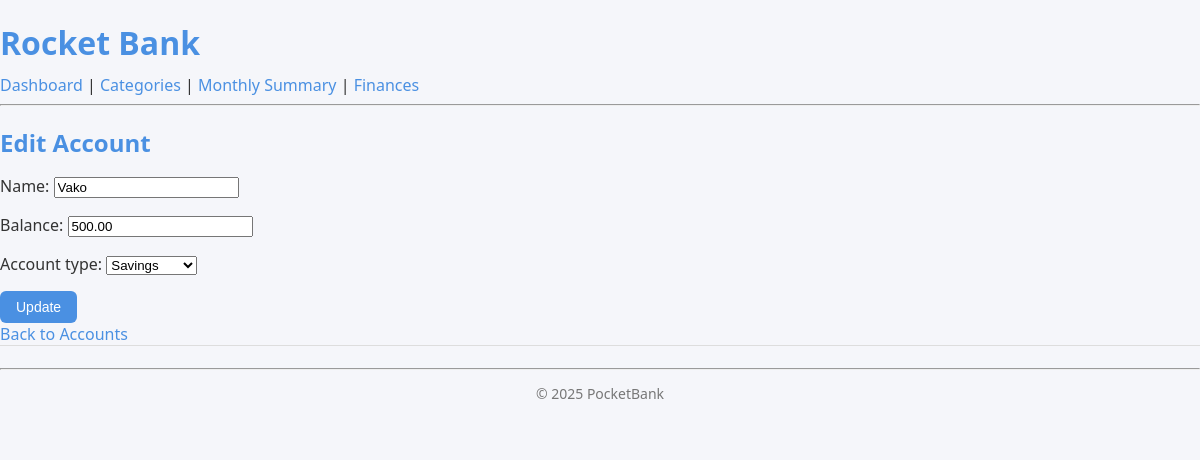
The page /finance/accounts/1/edit/ (signed in) on the database its author committed.
### finance/models.py (models this page shows, shortened)
class Account(models.Model):
    name = models.CharField(max_length=50)
    balance = models.DecimalField(max_digits=15, decimal_places=2)
    owner = models.ForeignKey(User, on_delete=models.CASCADE)
    is_active = models.BooleanField(default=True)
    ACCOUNT_TYPES = [
    ('checking', 'Checking'),
    ('savings', 'Savings'),
    ('credit', 'Credit Card'),
]
    account_type = models.CharField(max_length=20, choices=ACCOUNT_TYPES)

### finance/views.py (the view)
# urls.py: path('<int:pk>/edit/', AccountUpdateView.as_view(), name='account_edit'),
class AccountUpdateView(LoginRequiredMixin, UpdateView):
    model = Account
    fields = ['name', 'balance', 'account_type']
    template_name = 'finance/account_form.html'
    success_url = reverse_lazy('finance_account_list')
    def get_queryset(self):
        return Account.objects.filter(owner=self.request.user)

### templates/finance/account_form.html (shortened to what this page needs)
{% extends "base.html" %}
{% block content %}
<h2>{% if object %}Edit{% else %}Create{% endif %} Account</h2>
<form method="post">
    {{ form.as_p }}
    <button type="submit" class="btn btn-primary">{% if object %}Update{% else %}Create{% endif %}</button>
</form>
<a href="{% url 'finance_accounts_list' %}">Back to Accounts</a>
{% endblock %}

### static/style.css (style rules this page uses)
*, *::before, *::after { box-sizing: border-box; }
body { font-family: "Segoe UI", Roboto, sans-serif; background-color: #f5f6fa; margin: 0; padding: 0; color: #333; }
a { color: #4A90E2; text-decoration: none; }
h1, h2, h3, h4, h5 { color: #4A90E2; margin-bottom: 10px; }
a.btn, button.btn { display: inline-block; padding: 8px 16px; border-radius: 6px; text-decoration: none; font-size: 14px; font-weight: 500; transition: background 0.2s ease-in-out, transform 0.2s ease-in-out; cursor: pointer; border: none; background: none; }
a.btn-primary, button.btn-primary { background-color: #4A90E2; color: white; }

### rows shown on the page
Account: name "Vako", balance "500.00", account_type "Savings"
